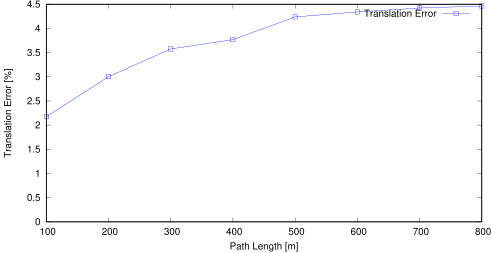

Reproduce this figure in gnuplot.
set term postscript eps enhanced color
set output "10_avg_tl.eps"
set size ratio 0.5
set yrange [0:*]
set xlabel "Path Length [m]"
set ylabel "Translation Error [%]"
plot "10_avg_tl.txt" using 1:($2*100) title 'Translation Error' lc rgb "#0000FF" pt 4 w linespoints
